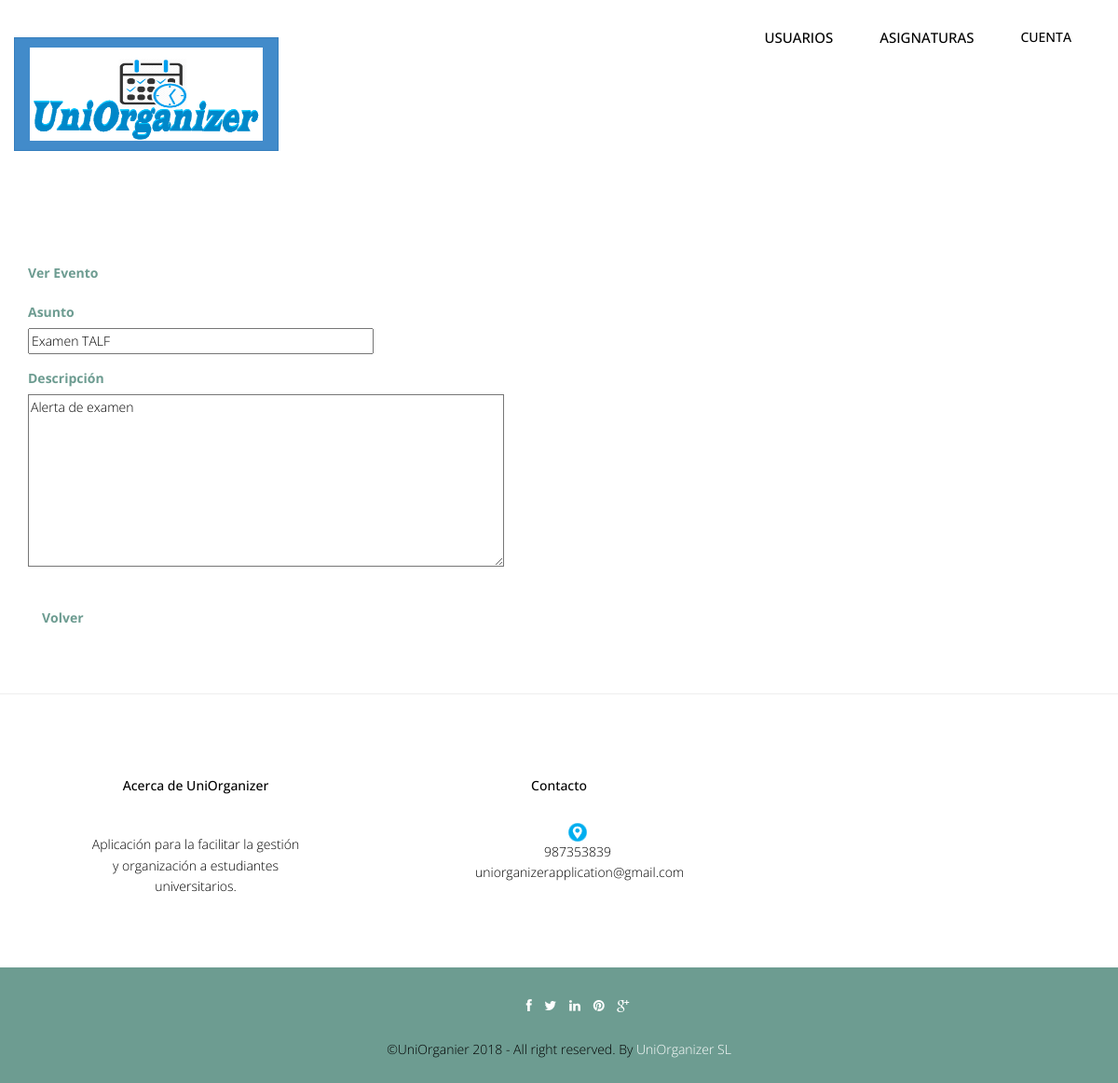
The app's page /Controllers/ALERTA_Controller.php?idAlerta=4&accion=Ver (signed in), older data.
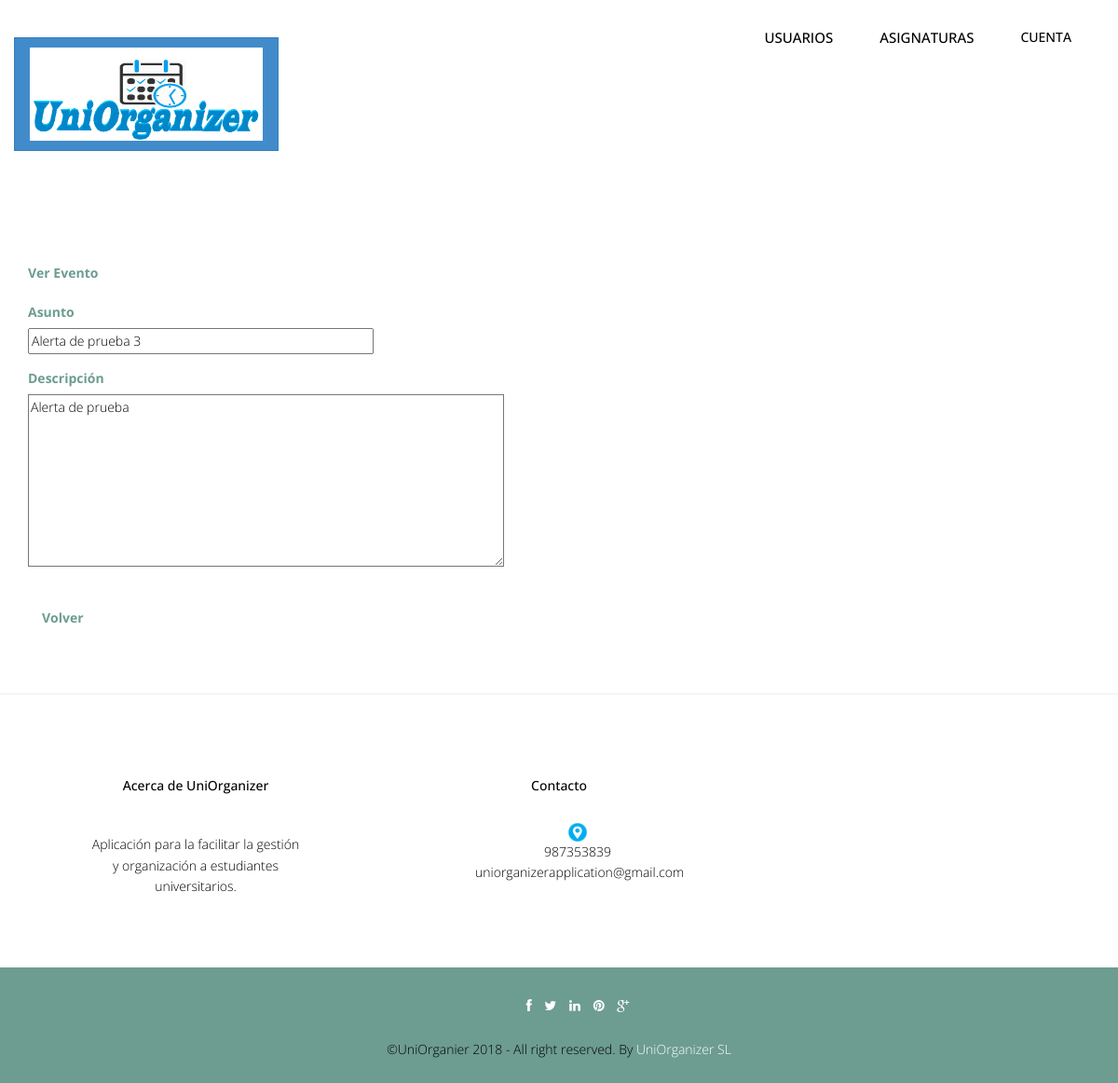
The same page, newer data.
### tables this page shows
CREATE TABLE `alerta` (
  `idAlerta` int(10) NOT NULL,
  `asuntoAlerta` varchar(45) NOT NULL,
  `descripcionAlerta` text NOT NULL
);

### Models/ALERTA_Model.php (called while the page is built, shortened)
<?php
include '../Functions/LibraryFunctions.php';
class ALERTA_Model {
    var $idAlerta;
    var $mysqli;
    function __construct($idAlerta, $asuntoAlerta, $descripcionAlerta) {
        $this->idAlerta = $idAlerta;
    }
    function ConectarBD() {
        $this->mysqli = new mysqli("localhost", "root", "", "uniorganizer");
    }
    function Ver() {
        $sql = "SELECT * FROM alerta WHERE idAlerta= '" . $this->idAlerta . "'";
        if (($resultado = $this->mysqli->query($sql))) {
            $result = $resultado->fetch_array();
            return $result;
        } else {
            return 'Error en la consulta sobre la base de datos.';
        }
    }
}
?>

### Views/ALERTA_SHOW_Vista.php (the view, shortened to what this page needs)
<?php
class ALERTA_Ver {
    private $valores;
    private $volver;
    function __construct($valores, $volver) {
        $this->valores = $valores;
        $this->volver = $volver;
        $this->render();
    }
    function render() {
        ?>
        <div class="container" >
            <form  id="form" name="form" action='ALERTA_Controller.php'  method='post'   enctype="multipart/form-data">
                <div class="form-group" >
                    <label class="control-label" ><?php echo $strings['Ver Alerta']; ?></label><br>
                </div>
                <div class="form-group">
                    <label class="control-label" ><?php echo $strings['asuntoAlerta']; ?></label><br>
                     <input class="form" id="asuntoAlerta" name="asuntoAlerta"  size="50" readonly="true" value="<?php echo $this->valores['asuntoAlerta']; ?>">
                </div>
                <div class="form-group">
                    <label class="control-label" ><?php echo $strings['descripcionAlerta']; ?></label><br>
                    <textarea rows="8" cols="70" name="descripcionAlerta" readonly="true"><?php echo $this->valores['descripcionAlerta'];?></textarea>
                </div>
        <br>
        <a class="form-link" href='<?php echo $this->volver ?> '><?php echo $strings['Volver']; ?> </a>
        </form>
        </div>
        <?php
        include '../Views/footer.php';
    }
}
?>

Row changes from the older to the newer data that the page shows:
changed alerta: asuntoAlerta "Examen TALF" → "Alerta de prueba 3"; descripcionAlerta "Alerta de examen" → "Alerta de prueba"
